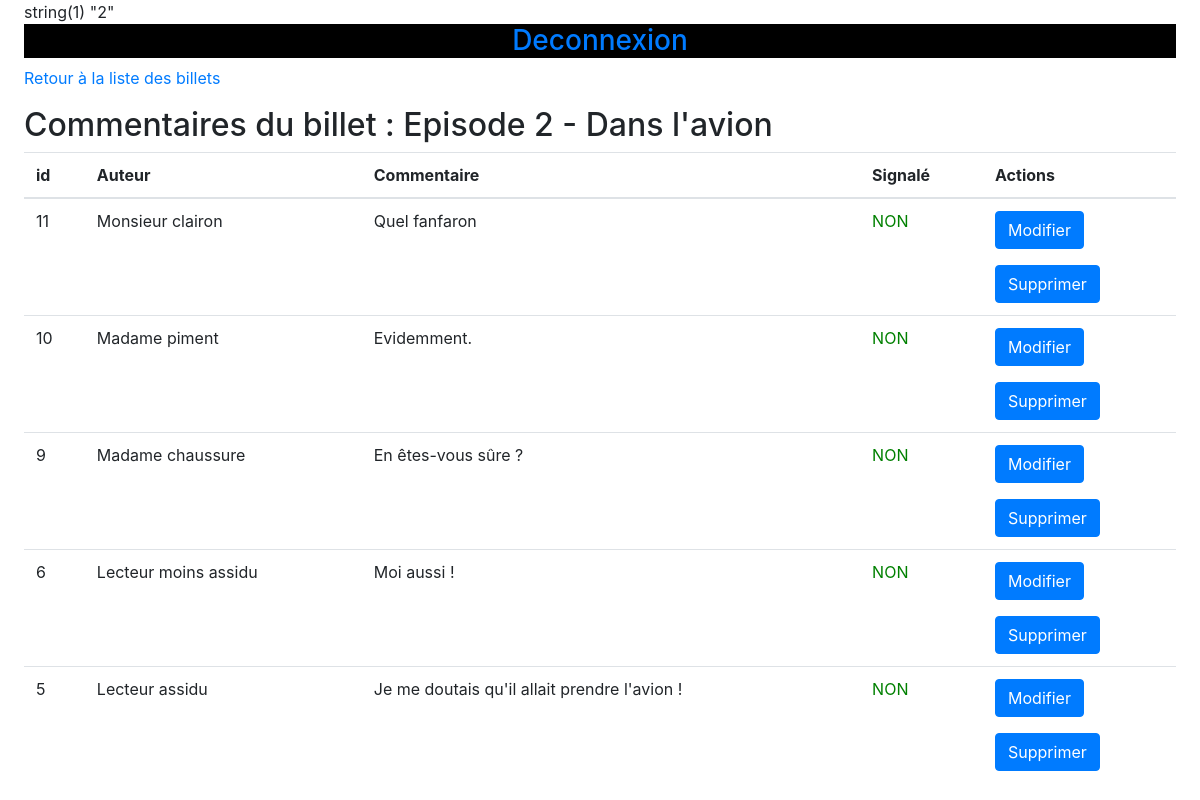
Page /blog.php?section=commentaires_back&billet=2 (signed in) on the earlier database version.
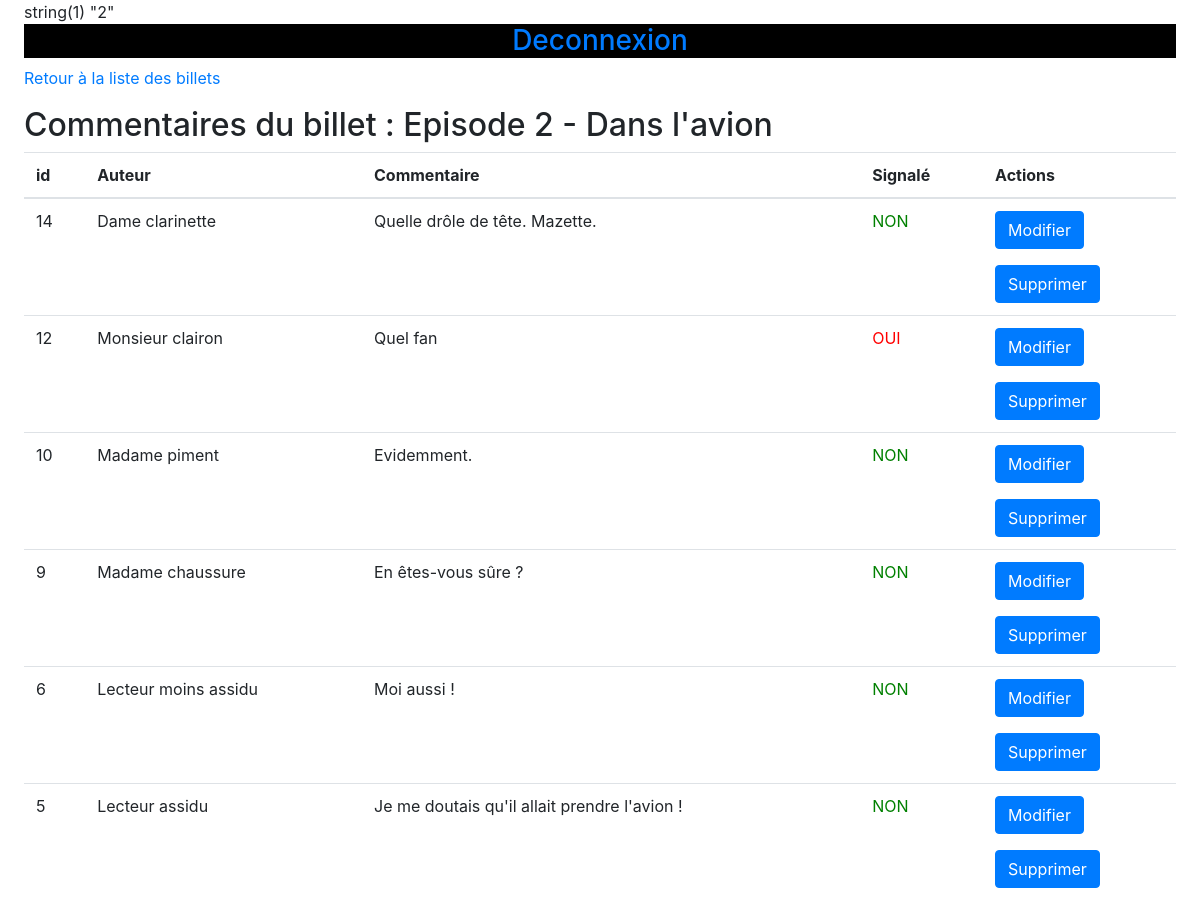
Same page on the later database version.
### tables this page shows
CREATE TABLE `billets` (
  `id` int(11) NOT NULL,
  `titre` varchar(255) NOT NULL,
  `contenu` text NOT NULL,
  `date_creation` datetime NOT NULL,
  `image` text NOT NULL
);

CREATE TABLE `commentaires` (
  `id` int(11) NOT NULL,
  `id_billet` int(11) NOT NULL,
  `auteur` text NOT NULL,
  `commentaire` text NOT NULL,
  `date_commentaire` datetime NOT NULL,
  `signalement` tinyint(1) NOT NULL
);

### controleur/commentaires_back.php (called while the page is built, shortened)
<?php
include_once('modele/get_commentaires.php');
include_once('modele/get_billet.php');
function commentaires_back_affichage_commentaires()
{
    $idBillet = $_GET['billet'];
    var_dump($idBillet);
    $commentaires = affichage_securise($idBillet)[0];
    $billet = affichage_securise($idBillet)[1];
    include_once('vue/commentaires_back.php');
}
function affichage_securise($idBillet) {
	$commentaires = get_commentaires(0, 15, $idBillet);
	foreach($commentaires as $cle => $commentaire)
	{
	    $commentaire[$cle]['auteur'] = htmlspecialchars($commentaire['auteur']);
	}
	get_billet($idBillet);
	$billet = get_billet($idBillet);
	return [$commentaires, $billet];
}

### modele/get_commentaires.php (called while the page is built)
<?php
function get_commentaires($offset, $limit, $idBillet) {
    if (isset($_GET['billet'])) {
        $idBillet=$_GET['billet'];
    } elseif (isset($_POST['idBillet'])) {
        $idBillet=$_POST['idBillet'];
    }
    global $bdd;
    $offset = (int) $offset;
    $limit = (int) $limit;
	$PDO_statement = $bdd->prepare('SELECT id, auteur, commentaire, DATE_FORMAT(date_commentaire, \'%d/%m/%Y à %Hh%imin%ss\') AS date_commentaire_fr, signalement FROM commentaires WHERE id_billet=:id ORDER BY date_commentaire DESC LIMIT :offset, :limit');
    $PDO_statement->bindParam(':offset', $offset, PDO::PARAM_INT);
    $PDO_statement->bindParam(':limit', $limit, PDO::PARAM_INT);
    $PDO_statement->bindParam(':id', $idBillet, PDO::PARAM_INT);
    $PDO_statement->execute();
    $commentaires = $PDO_statement->fetchAll(PDO::FETCH_ASSOC);
    return $commentaires;
}

### modele/get_billet.php (called while the page is built)
<?php
function get_billet($idBillet) {
    $id_Billet=$idBillet;
    global $bdd;
    $req = $bdd->prepare('SELECT id, titre, contenu, DATE_FORMAT(date_creation, \'%d/%m/%Y à %Hh%imin%ss\') AS date_creation_fr FROM billets WHERE id=?');
    $req->execute(array($id_Billet));
    $billet = $req->fetch(PDO::FETCH_ASSOC);
    return $billet ;
}

### vue/commentaires_back.php (the view, shortened to what this page needs)
<!DOCTYPE html>
<html>
    <head>
        <link type="text/css" href="assets/css/style.css" rel="stylesheet" />
        <link rel="stylesheet" href="https://maxcdn.bootstrapcdn.com/bootstrap/4.0.0-alpha.6/css/bootstrap.min.css">
    </head>
    <body>
    	<h3><a href="blog.php?section=logout">Deconnexion</a></h3>
    	<p><a href="blog.php?section=billets_back">Retour à la liste des billets</a></p>
    	<h2>Commentaires du billet : <?php echo $billet['titre']; ?></h2>
    	<table class="table">
		  <thead>
		    <tr>
		      <th>id</th>
		      <th>Auteur</th>
		      <th>Commentaire</th>
		      <th>Signalé</th>
		      <th>Actions</th>
		    </tr>
		  </thead>
		  <tbody>
		  	<?php
			foreach($commentaires as $commentaire) :
			?>
		    <tr>
		      <td><?php echo $commentaire['id']; ?></td>
		      <td><?php echo $commentaire['auteur']; ?></td>
		      <td><?php echo $commentaire['commentaire']; ?></td>
		      <td>
		      	<?php
			      	if ($commentaire['signalement'] == 1) {
			      		echo "<span id='signal'> OUI </span>";
			      	} elseif ($commentaire['signalement'] == 0) {
			      		echo "<span id='non_signal'> NON </span>";
			      	}
		      	?>
		      </td>
		      <td>
		      	<form method="post" action="blog.php?section=modification_commentaire">
       				<p><input type="submit" class="btn btn-primary" value="Modifier"></p>
    			</form>
       			<button type="button" class="btn btn-primary" data-toggle="modal" data-target="#alert_suppr<?php echo $commentaire['id']; ?>">		Supprimer
       			</button>
		      </td>
		    </tr>
		    <?php
			endforeach;
			?>
		  </tbody>
		</table>
    </body>
</html>

### blog.php (shortened to what this page needs)
<?php
include_once('modele/connexion_sql.php');
if (!isset($_GET['section']) OR $_GET['section'] == 'index') {
    include_once('controleur/index.php');
} else if($_GET['section'] == 'commentaires') {
    include_once('controleur/commentaires.php');
    affichage_commentaires();
} else if($_GET['section'] == 'login') {
    include_once('controleur/login.php');
    login_completion_formulaire();
} else if($_GET['section'] == 'login_traitement_formulaire') {
	include_once('controleur/login.php');
	login_traitement_formulaire($bdd);
} else if($_GET['section'] == 'logout') {
    include_once('controleur/login.php');
    logout();
} else if($_GET['section'] == 'billets_back') {
    include_once('controleur/billets_back.php');
} else if ($_GET['section'] == 'commentaires_back') {
    include_once('controleur/commentaires_back.php');
    commentaires_back_affichage_commentaires();
} else if ($_GET['section'] == 'suppression_commentaire') {
    include_once('controleur/commentaires_back.php');
    commentaires_back_suppression_commentaire();
} else if ($_GET['section'] == 'signalement_commentaire') {
    include_once('controleur/commentaires.php');
    signalement_commentaire();
} else if ($_GET['section'] == 'modification_commentaire') {
    include_once('controleur/commentaire_back.php');
    affichage_commentaire_a_modifier();
} else if ($_GET['section'] == 'enregistrer_modification_commentaire') {
    include_once('controleur/commentaire_back.php');
    enregistrement_modification_commentaire();
} else if ($_GET['section'] == 'modification_billet') {
    include_once('controleur/billet_back.php');
    affichage_billet_a_modifier() ;
} else if ($_GET['section'] == 'enregistrer_modification_billet') {
    include_once('controleur/billet_back.php');
    enregistrement_modification_billet();
} else if ($_GET['section'] == 'creation_billet') {
    include_once('controleur/billet_back.php');
    affichage_billet_a_creer() ;
} else if ($_GET['section'] == 'enregistrer_nouveau_billet') {
    include_once('controleur/billet_back.php');
    enregistrement_nouveau_billet();
} else if ($_GET['section'] == 'suppression_billet') {
    include_once('controleur/billet_back.php');
    suppression_billet();
}

### assets/css/style.css (style rules this page uses)
body { padding-left: 2%; padding-right: 2%; }
h1, h3 { text-align:center; }
h3 { background-color:black; color:#FFF !important; font-size:0.9em; margin-bottom:0px; }
a { text-decoration: none; color: blue; }
#signal { color: red; }
#non_signal { color: green; }

Differences in the rows shown:
removed commentaires: id "11", auteur "Monsieur clairon", commentaire "Quel fanfaron", signalement "NON"
added commentaires: id "14", auteur "Dame clarinette", commentaire "Quelle drôle de tête. Mazette.", signalement "NON"
added commentaires: id "12", auteur "Monsieur clairon", commentaire "Quel fan", signalement "OUI"
